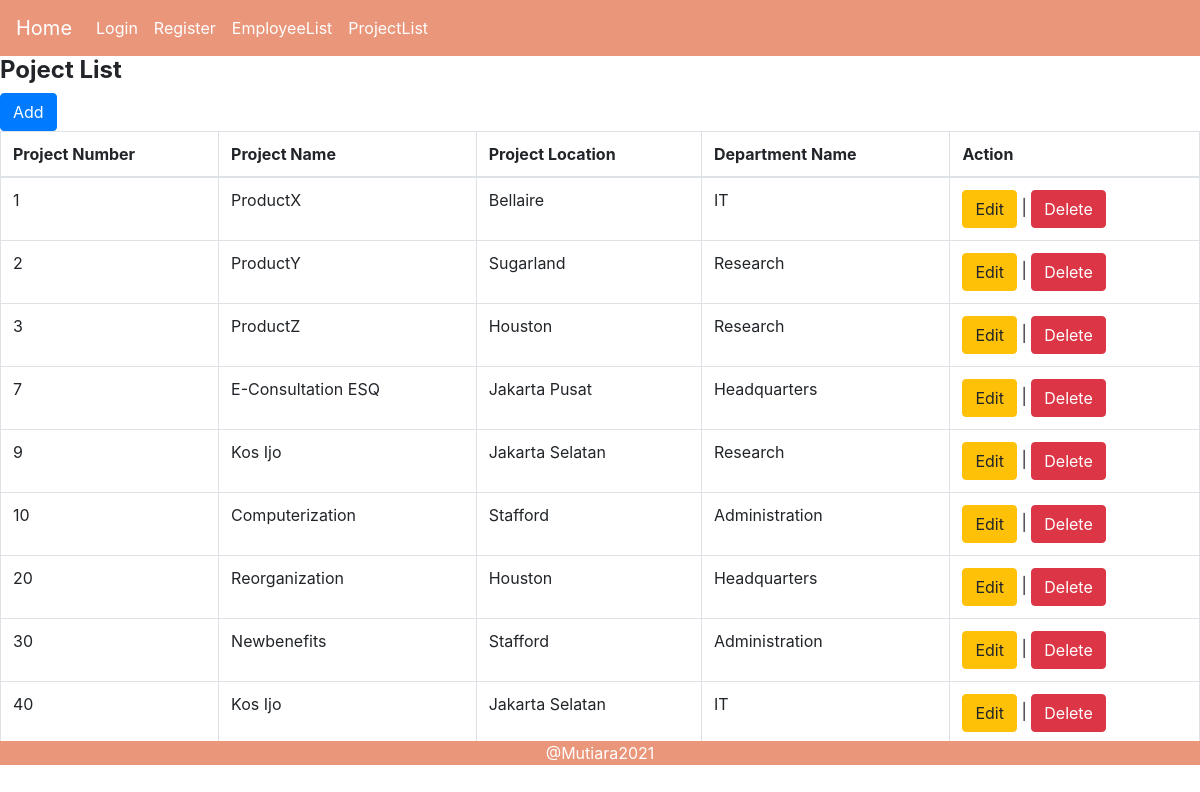
The page /index.php?p=projectlist on the database its author committed.
### tables this page shows
CREATE TABLE `project` (
  `pname` varchar(20) DEFAULT NULL,
  `pnumber` int(2) NOT NULL,
  `plocation` varchar(20) DEFAULT NULL,
  `dnum` int(1) DEFAULT NULL
);

### inc.koneksi.php (called while the page is built, shortened)
<?php
    class Connection{
        private $host = "localhost";
        private $struser = "root";
        private $strpassword = "";
        private $strdbname = "company";
        function connect(){
            $conn = mysqli_connect($this->host,$this->struser, $this->strpassword);
            mysqli_select_db($conn, $this->strdbname);
            $this->connection = $conn;
        }
    }
?>

### class/class.Project.php (called while the page is built, shortened)
    <?php
    include 'class.Department.php';
    class Project extends Connection
    {
        public function __get($atribute) {
            if (property_exists($this, $atribute)) {
                return $this->$atribute;
            }
        }
        function __construct() {
            $this->dept = new Department();
        }
        public function SelectAllProject(){
            $sql = "SELECT p.*, d.dname
            FROM project p INNER JOIN department d
            ON p.dnum = d.dnumber
            ORDER BY p.pnumber";
            $result = mysqli_query($this->connection, $sql);
            $arrResult = Array();
            $cnt=0;
            if(mysqli_num_rows($result) > 0){
                while ($data = mysqli_fetch_array($result)){
                    $objProject = new Project();
                    $objProject->pnumber=$data['pnumber'];
                    $objProject->pname=$data['pname'];
                    $objProject->plocation=$data['plocation'];
                    $objProject->dept->dnumber =$data['dnum'];
                    $objProject->dept->dname =$data['dname'];
                    $arrResult[$cnt] = $objProject;
                    $cnt++;
                }
            }
        return $arrResult;
    }
}

### class/class.Department.php (called while the page is built, shortened)
<?php
    class Department extends Connection
    {
        public function __get($atribute) {
            if (property_exists($this, $atribute)) {
                return $this->$atribute;
            }
        }
}

### pages/projectlist.php (the view, shortened to what this page needs)
<h4 class="title">
<span class="text">
<strong>Poject List</strong>
</span></h4>
<a class="btn btn-primary" href="index.php?p=project">Add</a>
<table class="table table-bordered">
    <thead>
        <tr>
        <th>Project Number</th>
        <th>Project Name</th>
        <th>Project Location</th>
        <th>Department Name</th>
        <th>Action</th>
        </tr>
    </thead>
    <tbody>
        <?php
            require_once('./class/class.Project.php');
            $objProject = new Project();
            $arrayResult = $objProject->SelectAllProject();
            if(count($arrayResult) == 0){
                echo '<tr><td colspan="5">Tidak ada data!</td></tr>';
            }else{
                foreach ($arrayResult as $dataProject) {
                    echo '<tr>';
                    echo '<td>'.$dataProject->pnumber.'</td>';
                    echo '<td>'.$dataProject->pname.'</td>';
                    echo '<td>'.$dataProject->plocation.'</td>';
                    echo '<td>'.$dataProject->dept->dname.'</td>';
                    echo '<td> <a class="btn btn-warning" href="index.php?p=project&pnumber='.$dataProject->pnumber.'"> Edit </a>
                            | <a class="btn btn-danger" href="index.php?p=deleteproject&pnumber='.$dataProject->pnumber.'"
                            onclick="return confirm(\'Apakah anda yakin ingin menghapus?\')"> Delete </a> </td>';
                    echo '</tr>';
                }
            }
        ?>
    </tbody>
</table>

### rows shown on the page
project: pnumber "1", pname "ProductX", plocation "Bellaire", dname "IT"
project: pnumber "2", pname "ProductY", plocation "Sugarland", dname "Research"
project: pnumber "3", pname "ProductZ", plocation "Houston", dname "Research"
project: pnumber "7", pname "E-Consultation ESQ", plocation "Jakarta Pusat", dname "Headquarters"
project: pnumber "9", pname "Kos Ijo", plocation "Jakarta Selatan", dname "Research"
project: pnumber "10", pname "Computerization", plocation "Stafford", dname "Administration"
project: pnumber "20", pname "Reorganization", plocation "Houston", dname "Headquarters"
project: pnumber "30", pname "Newbenefits", plocation "Stafford", dname "Administration"
project: pnumber "40", pname "Kos Ijo", plocation "Jakarta Selatan", dname "IT"
